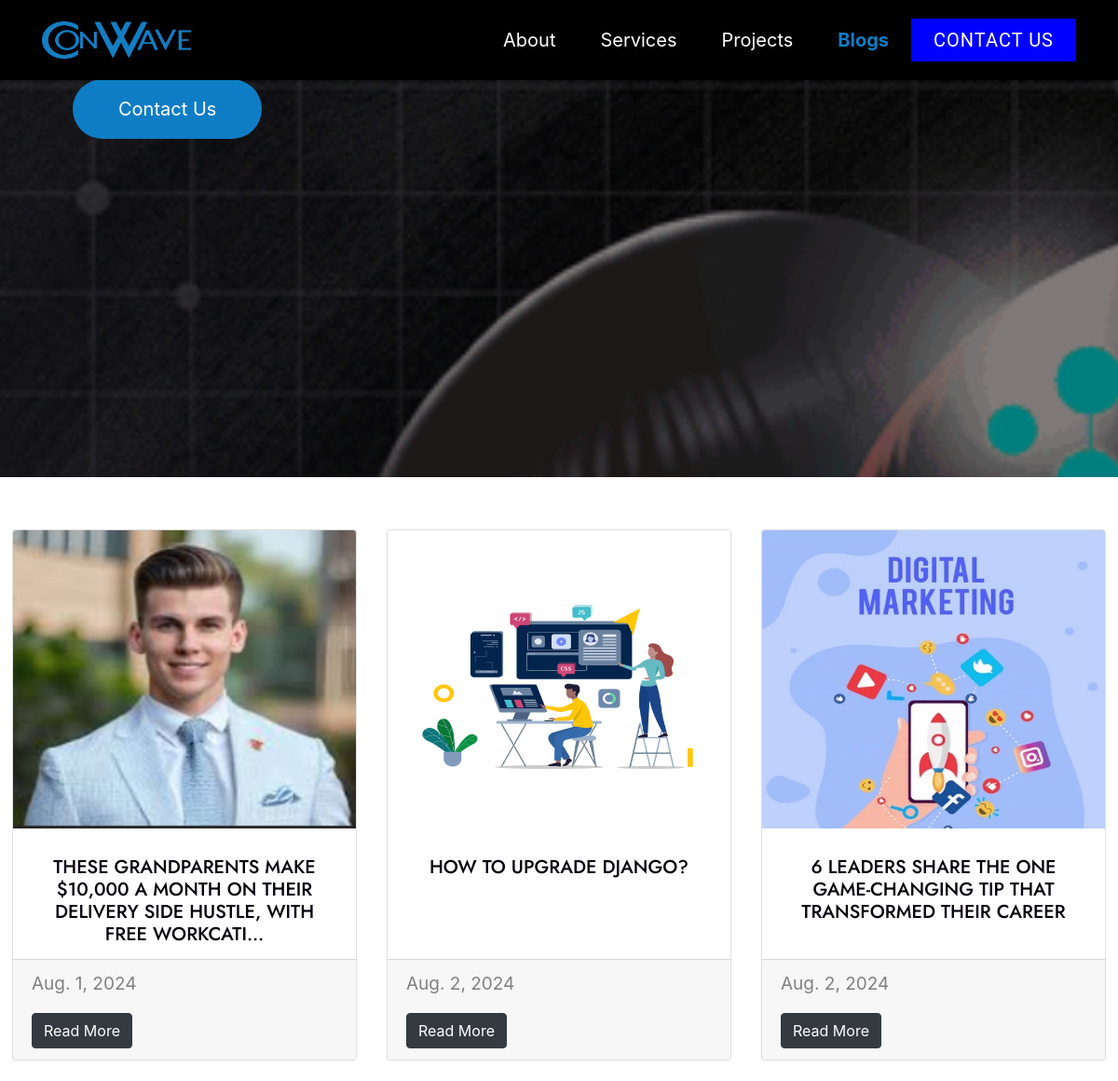
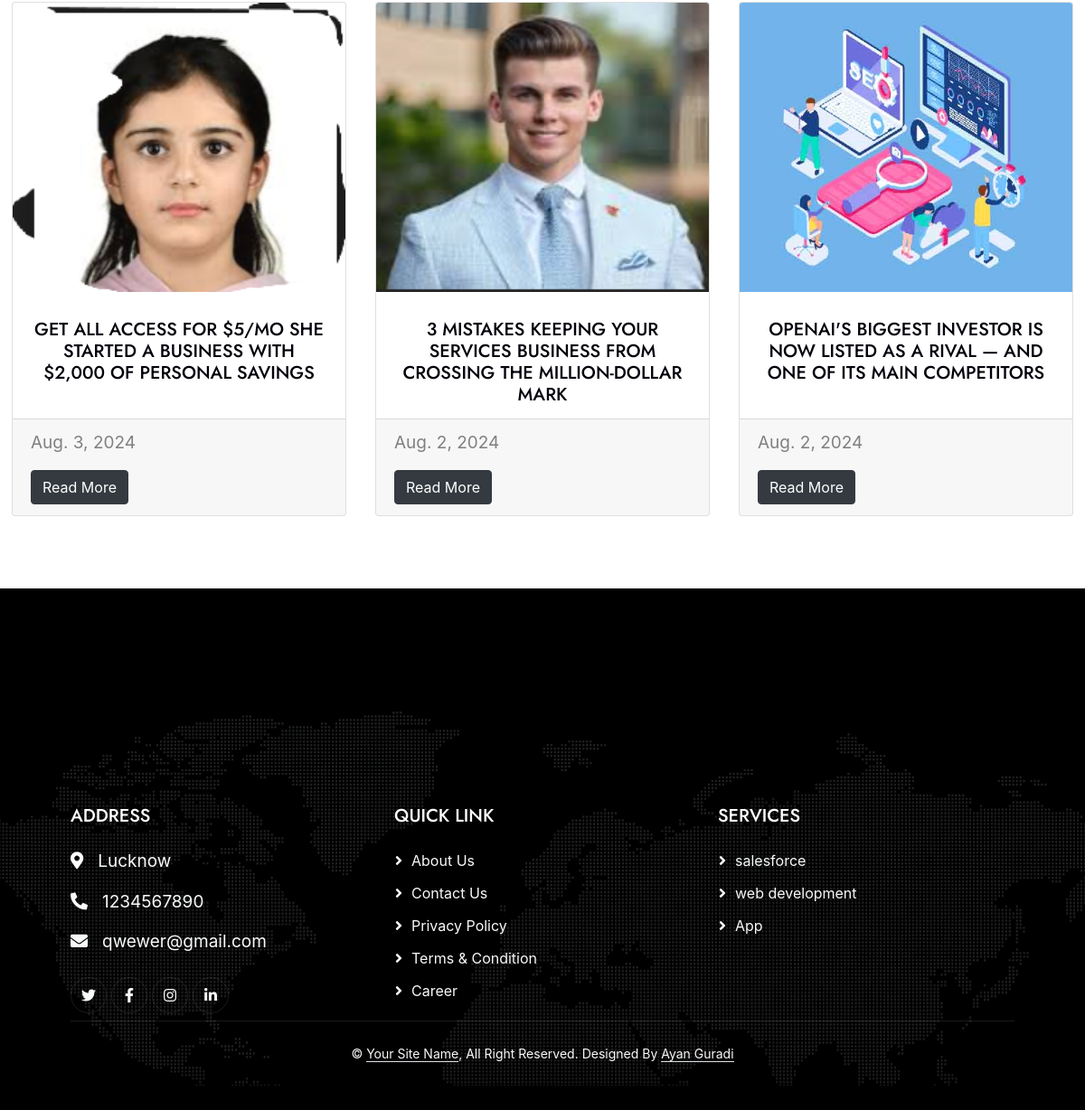
Screenshot of /blog/ with the database file from the repository (2 pictures, top to bottom).
### main/models.py (models this page shows, shortened)
class BlogHero(models.Model):
    background_image = models.ImageField(upload_to='blog_hero/')
    title = models.CharField(max_length=200)
    description = models.TextField()

class Blog(models.Model):
    title = models.CharField(max_length=200)
    content = RichTextUploadingField()
    date_posted = models.DateField()
    thumbnail = models.ImageField(upload_to='blog_thumbnails/')
    def get_absolute_url(self):
        return reverse('blog_detail', args=[str(self.pk)])

class Details(models.Model):
    address = models.CharField(max_length=255)
    phone = models.CharField(max_length=20)
    email = models.EmailField()
    twitter = models.URLField(blank=True, null=True)
    facebook = models.URLField(blank=True, null=True)
    instagram = models.URLField(blank=True, null=True)
    linkedin = models.URLField(blank=True, null=True)

class Service(models.Model):
    name = models.CharField(max_length=255)
    icon = models.ImageField(upload_to='service_icons/')
    hero_heading = models.CharField(max_length=255)
    hero_description = models.TextField( )
    hero_image = models.ImageField(upload_to='hero_images/')
    mission_title = models.CharField(max_length=255)
    mission_description =  RichTextField(validators=[MaxLengthValidator(475)])
    mission_image = models.ImageField(upload_to='mission_images/')
    content = RichTextField()

### main/views.py (the view)
# urls.py: path('blog/', views.blog_list, name='blog_list'),
def blog_list(request):
    blogs = Blog.objects.all()
    hero = BlogHero.objects.first()
    services = Service.objects.all()
    return render(request, 'blog_list.html', {'blogs': blogs, 'hero': hero,'services': services,})

### main/context_processors.py (called while the page is built)
def contact_form(request):
    return {'contact_form': ContactForm()}

### main/views.py (called while the page is built)
def details_context_processor(request):
    details = Details.objects.first()  # Assuming you have only one set of details
    return {'details': details}

### main/templates/blog_list.html (shortened to what this page needs)
{% extends 'base.html' %}
{% load static %}
{% block content %}
<div class="hero-blogs" style="background-image: url({{ hero.background_image.url }});">
    <div class="overlay"></div>
    <div class="container px-lg-5">
        <div class="row g-5 align-items-center">
                <div class="col-lg-6 my-auto align-items-center">
                <p class="text-white pb-3 animated slideInDown">{{ hero.description }}</p>
                <a href="#contact" style="background-color: #0F7DC5; color: white;"
                    class="btn py-sm-3 px-sm-5 rounded-pill animated slideInRight fs-5">Contact Us</a>
            </div>
        </div>
    </div>
</div>
</div>
<div style="background-color: white; width: 100%;" class="py-4">
    <div class="container-xxl py-2">
        <div class="row py-4">
            {% for blog in blogs %}
            <div class="col-lg-4 col-md-6 px-3 mb-4" >
                <div class="card">
                    <img class="card-img-top" src="{{ blog.thumbnail.url }}" alt="{{ blog.title }}"
                        style="height: 320px; width: 100%;">
                    <div class="card-body" style="height: 140px;">
                        <h5 class="card-title">{{ blog.title | truncatechars:90}}</h5>
                    </div>
                    <div class="card-footer ">
                        <p style="color: gray;">{{ blog.date_posted }}</p>
                        <a href="{{ blog.get_absolute_url }}" class="btn btn-dark text-center ">Read More</a>
                    </div>
                </div>
            </div>
            {% endfor %}
        </div>
    </div>
</div>
{% endblock %}

### main/templates/base.html (shortened to what this page needs)
<!DOCTYPE html>
<html lang="en">
<head>
  {% load static %}
  <link href="https://cdnjs.cloudflare.com/ajax/libs/font-awesome/5.10.0/css/all.min.css" rel="stylesheet">
  <link href="https://cdn.jsdelivr.net/npm/bootstrap-icons@1.4.1/font/bootstrap-icons.css" rel="stylesheet">
  <link href="{% static 'main/css/lib/animate/animate.min.css' %}" rel="stylesheet">
  <link href="{% static 'main/css/lib/owlcarousel/assets/owl.carousel.min.css' %}" rel="stylesheet">
  <link href="{% static 'main/css/lib/lightbox/css/lightbox.min.css' %}" rel="stylesheet">
  <link href="{% static 'main/css/bootstrap.min.css' %}" rel="stylesheet">
  <link href="{% static 'main/css/style.css' %}" rel="stylesheet">
  <link href="{% static 'main/css/gsap.css' %}" rel="stylesheet">
  <link rel="stylesheet" href="https://maxcdn.bootstrapcdn.com/bootstrap/4.5.2/css/bootstrap.min.css">
  <link rel="stylesheet" href="https://cdnjs.cloudflare.com/ajax/libs/font-awesome/5.15.4/css/all.min.css">
  <link rel="stylesheet" href="https://codepen.io/GreenSock/pen/xxmzBrw/fcaef74061bb7a76e5263dfc076c363e.css">
</head>
<body style="background-color: black;">
  <div class=" position-relative p-0">
    <nav class="navbar navbar-expand-lg navbar-light fixed-top" style="background-color: black; padding: 18px;">
      <div class="container">
        <a class="navbar-brand" href="{% url 'home' %}">
          <img src="{% static 'main/img/CONWAVE.png' %}" alt="Conwave Logo">
        </a>
        <div class="collapse navbar-collapse justify-content-end" id="navbarCollapse">
          <div class="navbar-nav ml-auto" style="font-size: 22px;">
            <a href="{% url 'about' %}"
              class="nav-item nav-link px-4 {% if request.resolver_match.url_name == 'about' %}active{% endif %}">About</a>
            <a href="{% url 'service_page' %}"
              class="nav-item nav-link px-4 {% if request.resolver_match.url_name == 'service_page' %}active{% endif %}">Services</a>
            <a href="{% url 'home' %}#projects"
              class="nav-item nav-link px-4 {% if request.resolver_match.url_name == 'home' and request.path == '/#projects' %}active{% endif %}">Projects</a>
            <a href="{% url 'blog_list' %}"
              class="nav-item nav-link px-4 {% if request.resolver_match.url_name == 'blog_list' %}active{% endif %}">Blogs</a>
            <button type="button" class="main-btn-rect  popup-btn  nav-item nav-link px-4 "
              data-popup="popup-reg">Contact Us</button>
          </div>
        </div>
      </div>
    </nav>
    {% block content %}
    {% endblock %}
    <div class="container-fluid text-light footer wow fadeIn" id="contact" data-wow-delay="0.1s">
      <div class="container  px-lg-5 pb-2">
        <div class="row g-5">
          <div class="col-md-6 col-lg-4">
            <p class="section-title text-white h5 mb-4">Address</p>
            <p><i class="fa fa-map-marker-alt me-3" style="color: white;"></i>{{ details.address }}</p>
            <p><i class="fa fa-phone-alt me-3"></i>{{ details.phone }}</p>
            <p><i class="fa fa-envelope me-3"></i>{{ details.email }}</p>
            <div class="d-flex pt-2">
              <a class="btn btn-outline-light btn-social" href="{{ details.twitter }}"><i
                  class="fab fa-twitter"></i></a>
              <a class="btn btn-outline-light btn-social" href="{{ details.facebook }}"><i
                  class="fab fa-facebook-f"></i></a>
              <a class="btn btn-outline-light btn-social" href="{{ details.instagram }}"><i
                  class="fab fa-instagram"></i></a>
              <a class="btn btn-outline-light btn-social" href="{{ details.linkedin }}"><i
                  class="fab fa-linkedin-in"></i></a>
            </div>
          </div>
          <div class="col-md-6 col-lg-4">
            <p class="section-title text-white h5 mb-4">Quick Link</p>
            <a class="btn btn-link" href="service/1/">About Us</a>
            <a class="btn btn-link" href="">Contact Us</a>
            <a class="btn btn-link" href="">Privacy Policy</a>
            <a class="btn btn-link" href="">Terms & Condition</a>
            <a class="btn btn-link" href="">Career</a>
          </div>
          <div class="col-md-6 col-lg-4">
            <p class="section-title text-white h5 mb-4">Services</p>
          {% for cards in services %}
          <a href="{% url 'service_detail' cards.pk %}" style="text-decoration: none;">
                <p class="btn btn-link">{{ cards.name }}</p>
           </a>
          {% endfor %}
           </div>
        </div>
      </div>
      <div class="container px-lg-5 text-center">
        <div class="copyright  ">
          <div class="text-center mb-3 mb-md-0">
            &copy; <a class="border-bottom" href="#">Your Site Name</a>, All Right Reserved.
            Designed By <a class="border-bottom" href="">Ayan Guradi</a>
          </div>
        </div>
      </div>
    </div>
</body>
</html>

### main/static/main/css/style.css (style rules this page uses)
.navbar { transition: background-color 0.3s; }
.navbar-brand img { height: 40px; width: 160px; }
.nav-link { font-size: 20px; color: white !important; transition: color 0.3s; }
.nav-link.active { font-weight: bold; color: #0F7DC5 !important; }
.fixed-top { padding: 20px 15px; background-color: #000; }
@media (min-width: 992px) { .fixed-top { padding: 20px 100px; background-color: #000; } }
button { text-decoration: none; border: none; }
.main-btn-rect, .main-btn-circle { position: relative; margin: 0; font-family: 'Roboto', sans-serif; color: #FFFFF0; background-color: blue; text-transform: uppercase; font-size: 25px; letter-spacing: 1px; outline: none; cursor: pointer; z-index: 100; }
.main-btn-rect { line-height: 30px; }
.main-btn-rect:before, .main-btn-rect:after { position: absolute; content: ''; top:0; width: 0%; height: 100%; background-color: rgba(255, 255, 240, 0.2); transition: width 0.3s; }
.main-btn-rect:before { left: 0; }
.main-btn-rect:after { right: 0; }
p { font-size: 19px; }
body { background-color: black; font-family: 'cera round pro'; }
.card-title { text-align: center; text-transform: uppercase; font-size: 20px; margin-top: 10px; margin-bottom: 20px; }
:root { --primary: #6222CC; --secondary: #FBA504; --light: #F6F4F9; --dark: #04000B; --sky:#66FCF1; }
h5, h6, .fw-medium { font-weight: bold; }
.btn { font-weight: 500; transition: .5s; }
.nav-link { font-size: 20px; color: white !important; }
.hero-blogs { padding: auto 0; background-size:cover; background-position: center; background-attachment: fixed; background-repeat: no-repeat; height: 70vh; }
.overlay { opacity: 0.5; background-color: #000; position: absolute; left: 0px; right: 0px; top: 0px; bottom: 0px; }
.section-title { position: relative; display: flex; align-items: center; font-weight: 500; text-transform: uppercase; margin-bottom: 20px; }
.footer { margin-top: 6rem; padding-top: 9rem; background: url(../img/map.png); background-position: center top, center center; background-repeat: no-repeat; }
.footer .btn.btn-social { margin-right: 5px; width: 40px; height: 40px; display: flex; align-items: center; justify-content: center; color: var(--light); border: 1px solid rgba(256, 256, 256, .1); border-radius: 40px; transition: .3s; }
.footer .btn.btn-link { display: block; margin-bottom: 10px; padding: 0; text-align: left; color: var(--light); font-weight: normal; transition: .3s; }
.footer .btn.btn-link::before { position: relative; content: "\f105"; font-family: "Font Awesome 5 Free"; font-weight: 900; margin-right: 10px; }
.footer .copyright { padding: 25px 0; font-size: 14px; border-top: 1px solid rgba(256, 256, 256, .1); }
.footer .copyright a { color: var(--light); }

### main/templates/base.html (style rules this page uses)
:root { --clr-neutral-100: hsl(0, 0%, 100%); --clr-primary-100: hsl(205, 15%, 58%); --clr-primary-400: hsl(215, 25%, 27%); --clr-primary-800: hsl(217, 33%, 17%); --clr-primary-900: hsl(218, 33%, 9%); }

### rows the page displays
BlogHero: background_image (picture)
Blog: thumbnail (picture), title "THESE GRANDPARENTS MAKE $10,000 A MONTH ON THEIR DELIVERY SIDE HUSTLE, WITH FREE WORKCATI…", date_posted "Aug. 1, 2024"
Blog: thumbnail (picture), title "HOW TO UPGRADE DJANGO?", date_posted "Aug. 2, 2024"
Blog: thumbnail (picture), title "6 LEADERS SHARE THE ONE GAME-CHANGING TIP THAT TRANSFORMED THEIR CAREER", date_posted "Aug. 2, 2024"
Blog: thumbnail (picture), title "GET ALL ACCESS FOR $5/MO SHE STARTED A BUSINESS WITH $2,000 OF PERSONAL SAVINGS", date_posted "Aug. 3, 2024"
Blog: thumbnail (picture), title "3 MISTAKES KEEPING YOUR SERVICES BUSINESS FROM CROSSING THE MILLION-DOLLAR MARK", date_posted "Aug. 2, 2024"
Blog: thumbnail (picture), title "OPENAI'S BIGGEST INVESTOR IS NOW LISTED AS A RIVAL — AND ONE OF ITS MAIN COMPETITORS", date_posted "Aug. 2, 2024"
Details: address "Lucknow", phone "1234567890", email "qwewer@gmail.com"
Service: name "salesforce"
Service: name "web development"
Service: name "App"
